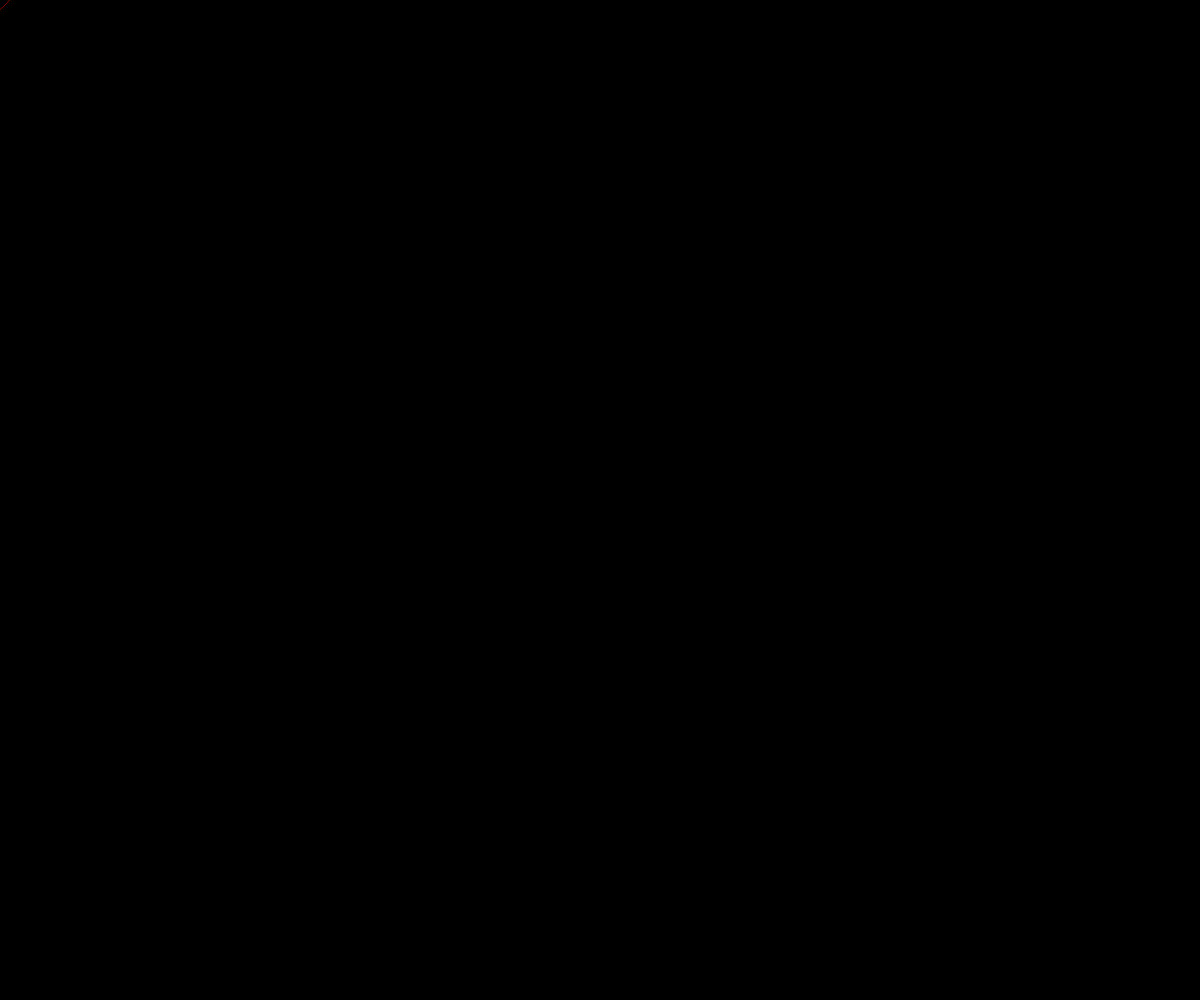
Frame 1 (no input)
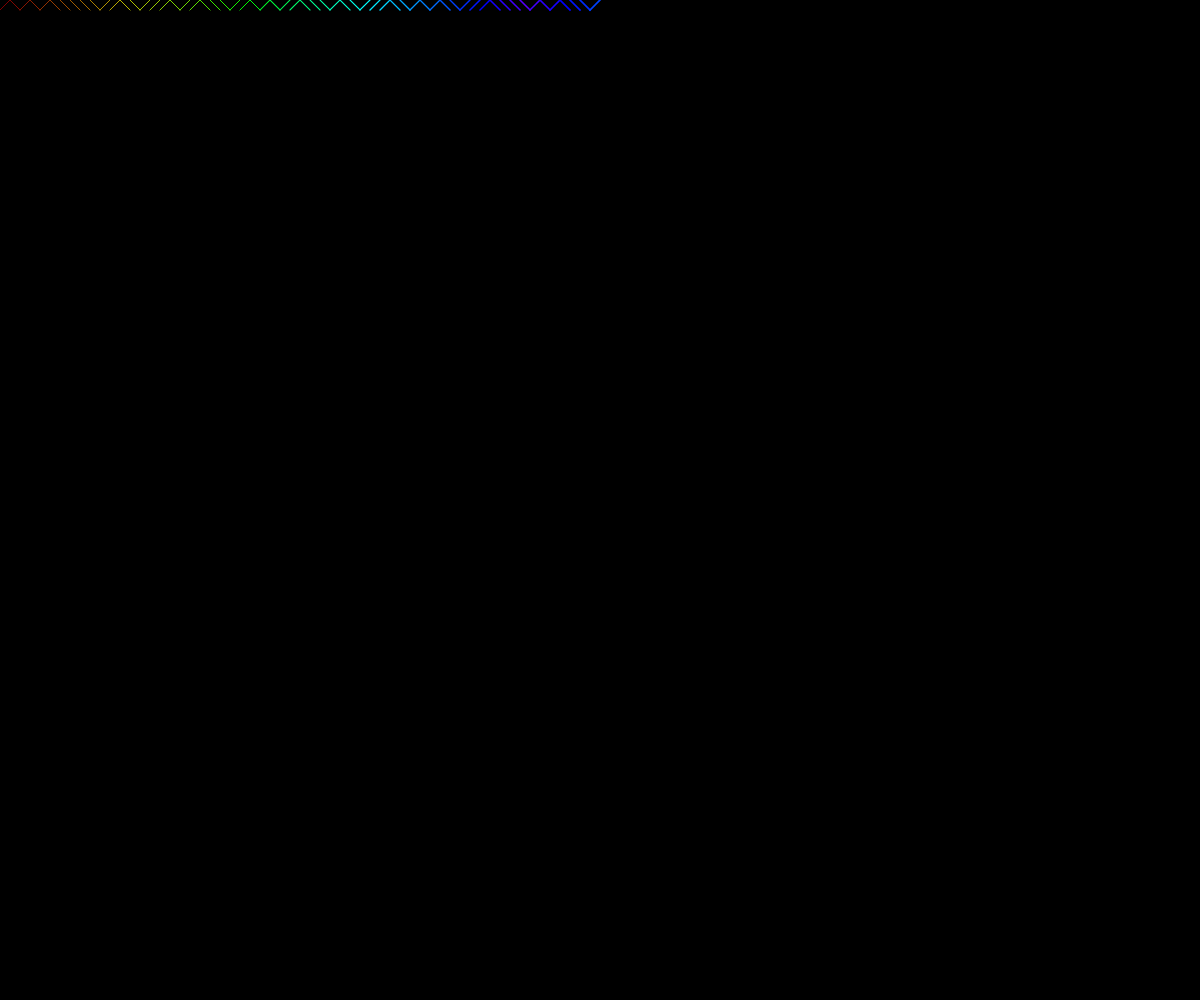
Frame 60 (no input)
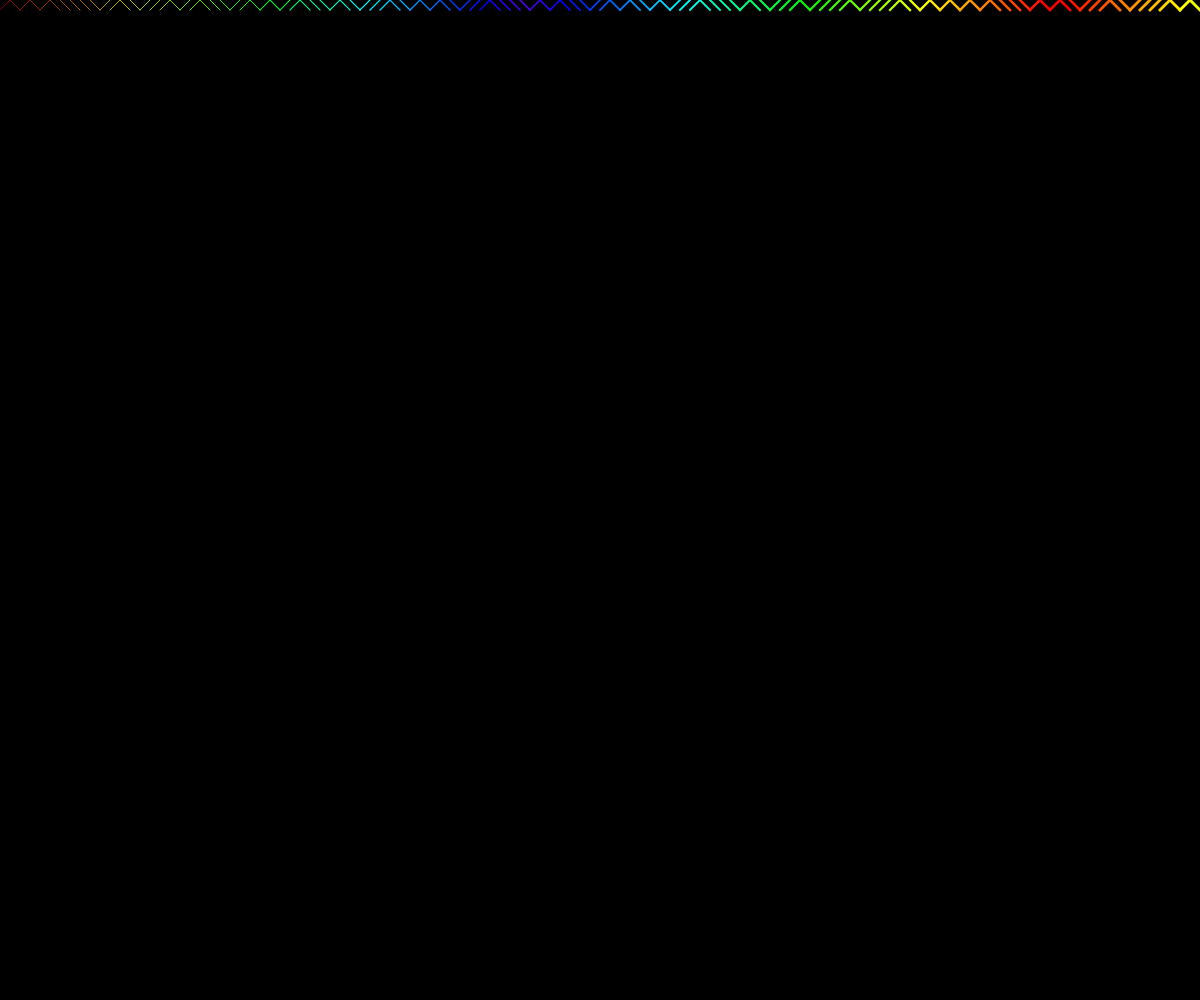
Frame 120 (the mouse pressed at the canvas centre since frame 60)

The p5.js sketch that drew these frames (run headless with seeded random() and noise() and a simulated clock; from frame 60 on, the mouse is pressed at the canvas centre):

// p5.js sketch
// ── sketch.js
let x = 0;
let y = 0;
let spacing = 10;
let col = 0;
let inc = 5;
let sweight = 0.5;
let weightinc = 0.02;

function setup() {
    createCanvas (windowWidth, windowHeight);
    background(0);
    colorMode(HSB);
}

function draw() {
  
  //line properties
    stroke(col, 255, 255);
    fill(col, 255, 255);
     strokeWeight(sweight);
     strokeCap(PROJECT);
     strokeJoin(MITER);
  
  //choose which type of line to draw
    
    if (random(1) < 0.50) {
        line(x, y, x + spacing, y + spacing); 
    } else {
        line(x, y + spacing, x + spacing, y);
    }
    
  //change position to draw the next line, and incrementally change the line's colour and thickness
    x = x + spacing;
    sweight = sweight + weightinc;
          col = col + inc;
        if (col > 255 || col < 0) {
            inc = inc * -1;
        }
    
    if (x >= width) {
        x = 0;
        y = y + spacing;
    }
    
  //if the canvas is full, reset the position and clear the canvas  
    if (y >= height) {
        y = 0;
      background(0);
    }
    
//change the incrementation of the thickness of the line
    if (sweight > 8 || sweight < 0.5) {
        weightinc = weightinc * -1;
    }
}
